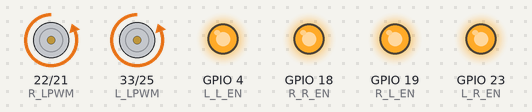
The sketch below on a simulated ESP32. Shown: motor-driver pin pairs drawn as motors (green arrow = first pin HIGH = forward, orange = second pin HIGH = backward, longer = more drive), output pins drawn as LEDs (lit = HIGH).

Above: at 8.0 s.
At 13.1 s:
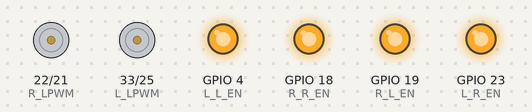
At 18.2 s:
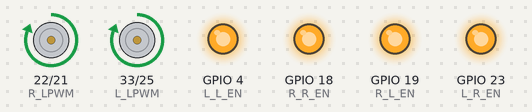
Timing chart, 0 to 29.5 s (numbered marks = the images above):
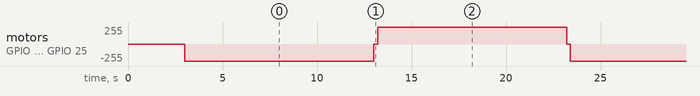

The sketch:

test.ino
```cpp
// ============================================
// MOTOR TEST: Safe Pins, Full Speed, 10s Intervals
// ============================================

// ----- Left Motor -----
#define L_R_EN 23
#define L_L_EN 4
#define L_RPWM 25
#define L_LPWM 33  // MOVED TO 12 (32 CANNOT do PWM!)

// ----- Right Motor -----
#define R_R_EN 18
#define R_L_EN 19
#define R_RPWM 21
#define R_LPWM 22

// ----- Buttons (Just for reference) -----
// #define CALIBRATE_BTN 15
// #define START_BTN 33    // Moving button to 33 is perfectly safe!

#define MAX_SPEED 255

void setup() {
  // 1. Turn on BTS7960 Logic
  pinMode(L_R_EN, OUTPUT); digitalWrite(L_R_EN, HIGH);
  pinMode(L_L_EN, OUTPUT); digitalWrite(L_L_EN, HIGH);
  pinMode(R_R_EN, OUTPUT); digitalWrite(R_R_EN, HIGH);
  pinMode(R_L_EN, OUTPUT); digitalWrite(R_L_EN, HIGH);

  // 2. Setup PWM for ESP32 Core v3.x (Using safe PWM pins)
  ledcAttach(L_RPWM, 5000, 8);
  ledcAttach(L_LPWM, 5000, 8); // Pin 12
  ledcAttach(R_RPWM, 5000, 8);
  ledcAttach(R_LPWM, 5000, 8);

  delay(3000); // 3 seconds before it takes off
}

void loop() {
  // ---- FORWARD FOR 10 SECONDS ----
  ledcWrite(L_RPWM, MAX_SPEED); ledcWrite(L_LPWM, 0);
  ledcWrite(R_RPWM, MAX_SPEED); ledcWrite(R_LPWM, 0);

  delay(10000);

  // Quick brake
  stopMotors();
  delay(200);

  // ---- BACKWARD FOR 10 SECONDS ----
  ledcWrite(L_RPWM, 0); ledcWrite(L_LPWM, MAX_SPEED); // Tests Pin 12
  ledcWrite(R_RPWM, 0); ledcWrite(R_LPWM, MAX_SPEED);

  delay(10000);

  stopMotors();
  delay(200);
}

void stopMotors() {
  ledcWrite(L_RPWM, 0); ledcWrite(L_LPWM, 0);
  ledcWrite(R_RPWM, 0); ledcWrite(R_LPWM, 0);
}
```

Measured:
- by itself, motor on GPIO 22 (R_LPWM) / GPIO 21 (R_RPWM), motor on GPIO 33 (L_LPWM) / GPIO 25 (L_RPWM): repeats every 20.4 s: stopped 0.20 s, forward 255/255 10.0 s, stopped 0.20 s, backward 255/255 10.0 s
